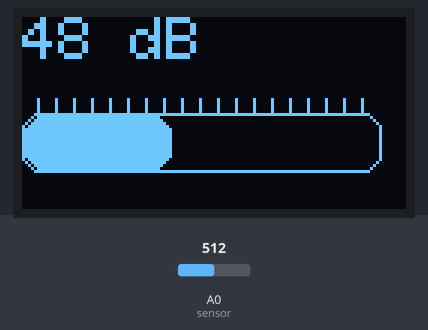
A sketch run on a simulated ESP8266 (NodeMCU). Shown: 128×64 one-colour display. The test bench sets the inputs (shaded band); at power-on: A0 (sensor) = 512. WiFi joins after 1.5 s; servers stay silent unless stated; the display library's start-up logo is not drawn.

Above: at 4.2 s.

The sketch:

decibel.ino
```cpp
#define BLYNK_PRINT Serial
#include <ESP8266WiFi.h>
#include <BlynkSimpleEsp8266.h>
#include <SPI.h>
#include <Wire.h>
#include <Adafruit_GFX.h>
#include <Adafruit_SSD1306.h>

#define SCREEN_WIDTH 128    // OLED display width, in pixels
#define SCREEN_HEIGHT 64    // OLED display height, in pixels
#define OLED_RESET -1       // Reset pin # (or -1 if sharing Arduino reset pin)

Adafruit_SSD1306 display(SCREEN_WIDTH, SCREEN_HEIGHT, &Wire, OLED_RESET);

const int sampleWindow = 50;                              // Sample window width in mS (50 mS = 20Hz)
unsigned int sample;
int db=0;

char auth[] = "q38BfdwaJsO8UU7oFuqQKWQrYl_13ZnV";
char ssid[] = "Galaxy A22162E";
char pass[] = "ayancasabianca";


void setup()
{
  // Initialize serial and wait for port to open:
   Serial.begin(115200);                                    //Serial comms for debugging
   display.begin(SSD1306_SWITCHCAPVCC, 0x3C);              //OLED display start
   display.display();                                     //show buffer
   display.clearDisplay();                                //clear buffer
   display.setTextSize(1);                                //Set text size to 1 (1-6)
   display.setTextColor(WHITE);                           //Set text color to WHITE (no choice lol)
   display.setCursor(20,20);                                //cursor to upper left corner
   display.println("Decibel Meter");               //write title
   display.display();                                     //show title
   delay(2000);
     // Debug console
  Serial.begin(115200);
  Blynk.begin(auth, ssid, pass);
}

void loop()
{
    sample = analogRead(A0);  //reading the sensor on A0
  Blynk.virtualWrite(V5,sample); //sending to Blynk

   unsigned long startMillis= millis();                   // Start of sample window
   float peakToPeak = 0;                                  // peak-to-peak level
   unsigned int signalMax = 0;                            //minimum value
   unsigned int signalMin = 1024;                         //maximum value
                                                           // collect data for 50 mS
   while (millis() - startMillis < sampleWindow)
   {
      sample = analogRead(A0);                             //get reading from microphone
      if (sample < 1024)                                  // toss out spurious readings
      {
         if (sample > signalMax)
         {
            signalMax = sample;                           // save just the max levels
         }
         else if (sample < signalMin)
         {
            signalMin = sample;                           // save just the min levels
         }
      }
   }
   peakToPeak = signalMax - signalMin;                    // max - min = peak-peak amplitude
   db = map(peakToPeak,20,900,49.5,90);             //calibrate for deciBels
   display.setCursor(0,0);                                //cursor to upper left
   display.setTextSize(2);                                //set text size to 2
   display.print(db);                                     //write calibrated deciBels
   display.print(" dB");                                  //write units


    for(int x =5;x<114;x=x+6){                            //draw scale
      display.drawLine(x, 32, x, 27, WHITE);
    }
   display.drawRoundRect(0, 32, 120, 20, 6, WHITE);       //draw outline of bar graph
   int r = map(db,0,120,1,120);                           //set bar graph for width of screen
   display.fillRoundRect(1, 33, r, 18, 6, WHITE);         //draw bar graph with a width of r
   display.display();                                     //show all that we just wrote & drew
   display.clearDisplay();
   delay(150);
   Blynk.run();
}
```
